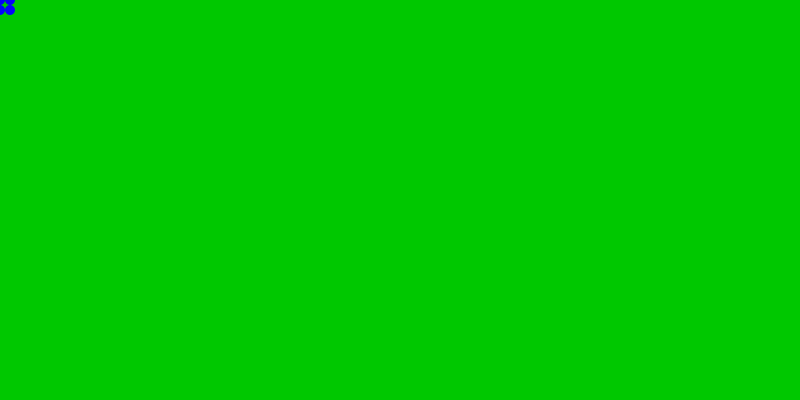
Frame 1 (no input)
Frame 60 (the mouse pressed at the canvas centre just before this capture): identical to frame 1, image omitted
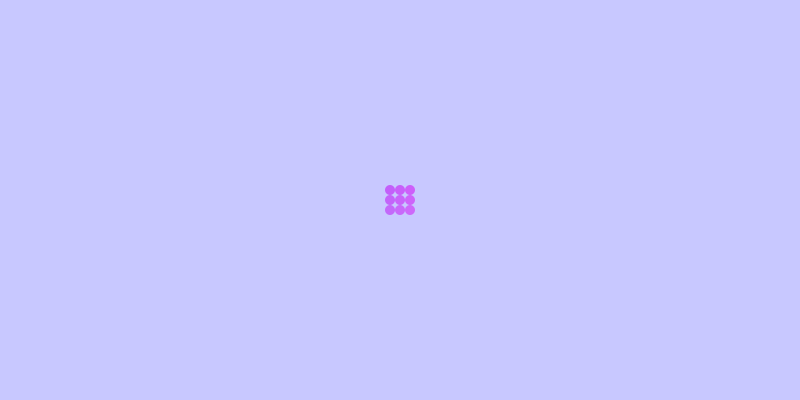
Frame 120 (the mouse held since frame 60 and released just before this capture)

The Processing sketch that drew these frames (run headless with seeded random() and noise(); from frame 60 on, the mouse is pressed at the canvas centre):

// Processing sketch: processing_159126
// ── processing_159126.pde

void setup() {
  size(800, 400);
}


void draw() {
  background (mouseY, 200, mouseX);
  noStroke();
  noCursor();
  for (int x=0; x<800; x=x+10) {
    for (int y=0; y<400; y=y+10) {
      fill(x*0.5,y*0.5,250);
      float perro = dist(mouseX, mouseY, x, y);
      if (perro<20) {
        ellipse(x, y, 10, 10);
      }
    }
  }

}
